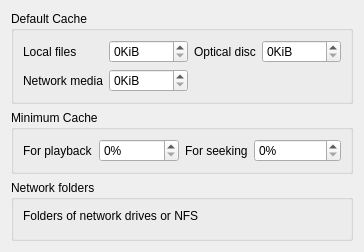
       <widget class="QWidget" name="cache">
        <layout class="QVBoxLayout" name="verticalLayout_36">
         <item>
          <widget class="QGroupBox" name="groupBox_24">
           <property name="title">
            <string>Default Cache</string>
           </property>
           <layout class="QHBoxLayout" name="horizontalLayout_22">
            <item>
             <layout class="QFormLayout" name="formLayout_9">
              <item row="0" column="0">
               <widget class="QLabel" name="label_45">
                <property name="text">
                 <string>Local files</string>
                </property>
               </widget>
              </item>
              <item row="0" column="1">
               <widget class="QSpinBox" name="cache_local">
                <property name="suffix">
                 <string notr="true">KiB</string>
                </property>
                <property name="maximum">
                 <number>99999</number>
                </property>
               </widget>
              </item>
              <item row="1" column="0">
               <widget class="QLabel" name="label_47">
                <property name="text">
                 <string>Network media</string>
                </property>
               </widget>
              </item>
              <item row="1" column="1">
               <widget class="QSpinBox" name="cache_network">
                <property name="suffix">
                 <string notr="true">KiB</string>
                </property>
                <property name="maximum">
                 <number>99999</number>
                </property>
               </widget>
              </item>
             </layout>
            </item>
            <item>
             <layout class="QFormLayout" name="formLayout_11">
              <property name="fieldGrowthPolicy">
               <enum>QFormLayout::AllNonFixedFieldsGrow</enum>
              </property>
              <item row="0" column="0">
               <widget class="QLabel" name="cache_">
                <property name="text">
                 <string>Optical disc</string>
                </property>
               </widget>
              </item>
              <item row="0" column="1">
               <widget class="QSpinBox" name="cache_disc">
                <property name="suffix">
                 <string notr="true">KiB</string>
                </property>
                <property name="maximum">
                 <number>99999</number>
                </property>
               </widget>
              </item>
             </layout>
            </item>
           </layout>
          </widget>
         </item>
         <item>
          <widget class="QGroupBox" name="groupBox_25">
           <property name="title">
            <string>Minimum Cache</string>
           </property>
           <layout class="QHBoxLayout" name="horizontalLayout_23">
            <item>
             <layout class="QFormLayout" name="formLayout_16">
              <item row="0" column="0">
               <widget class="QLabel" name="label_53">
                <property name="text">
                 <string>For playback</string>
                </property>
               </widget>
              </item>
              <item row="0" column="1">
               <widget class="QSpinBox" name="cache_min_playback">
                <property name="suffix">
                 <string notr="true">%</string>
                </property>
               </widget>
              </item>
             </layout>
            </item>
            <item>
             <layout class="QFormLayout" name="formLayout_17">
              <item row="0" column="0">
               <widget class="QLabel" name="label_54">
                <property name="text">
                 <string>For seeking</string>
                </property>
               </widget>
              </item>
              <item row="0" column="1">
               <widget class="QSpinBox" name="cache_min_seeking">
                <property name="suffix">
                 <string notr="true">%</string>
                </property>
               </widget>
              </item>
             </layout>
            </item>
           </layout>
          </widget>
         </item>
         <item>
          <widget class="QGroupBox" name="groupBox_26">
           <property name="title">
            <string>Network folders</string>
           </property>
           <layout class="QVBoxLayout" name="verticalLayout_9">
            <item>
             <widget class="QLabel" name="label_49">
              <property name="text">
               <string>Folders of network drives or NFS</string>
              </property>
             </widget>
            </item>
            <item>
             <widget class="StringListWidget" name="network_folders" native="true">
              <property name="sizePolicy">
               <sizepolicy hsizetype="Preferred" vsizetype="Expanding">
                <horstretch>0</horstretch>
                <verstretch>0</verstretch>
               </sizepolicy>
              </property>
             </widget>
            </item>
           </layout>
          </widget>
         </item>
        </layout>
       </widget>
